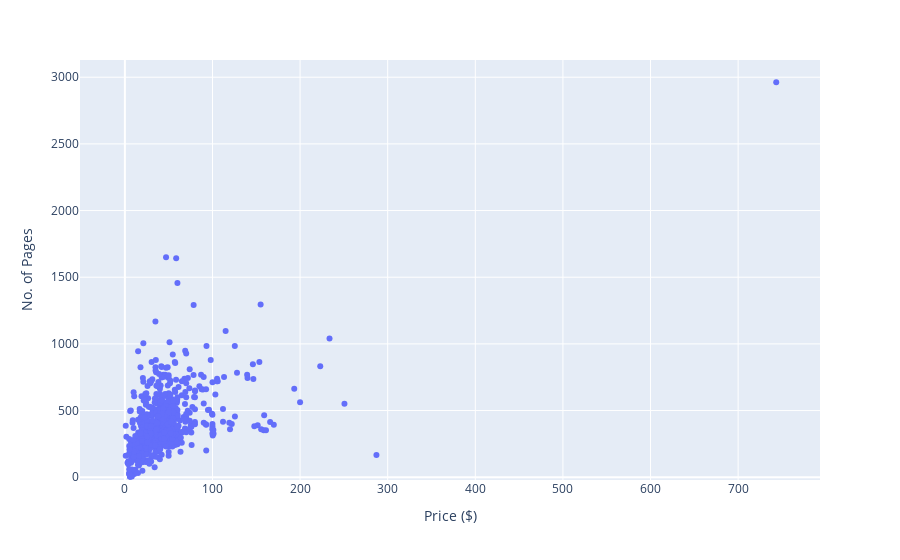

The code cell stored with this chart in its notebook:
### Code cell
px.scatter(df, x = "price", y = "pages", labels= {'price':'Price ($)', 'pages':'No. of Pages'})

### Figure 1 — Plotly figure (JSON) as saved in the notebook; plotly's stock layout.template omitted (floating-point values rounded to 4 significant figures; data arrays with more than 128 entries replaced by an {"elided": "..."} marker saying what was removed)
{"data": [{"hovertemplate": "Price ($)=%{x}<br>No. of Pages=%{y}<extra></extra>", "legendgroup": "", "marker": {"color": "#636efa", "symbol": "circle"}, "mode": "markers", "name": "", "orientation": "v", "showlegend": false, "type": "scatter", "x": {"elided": "830 float values"}, "xaxis": "x", "y": {"elided": "830 int values"}, "yaxis": "y"}], "layout": {"autosize": true, "legend": {"tracegroupgap": 0}, "margin": {"t": 60}, "xaxis": {"anchor": "y", "autorange": false, "domain": [0, 1], "range": [-51.22, 793.4], "title": {"text": "Price ($)"}, "type": "linear"}, "yaxis": {"anchor": "x", "autorange": false, "domain": [0, 1], "range": [-20.8, 3129.0], "title": {"text": "No. of Pages"}, "type": "linear"}}}
